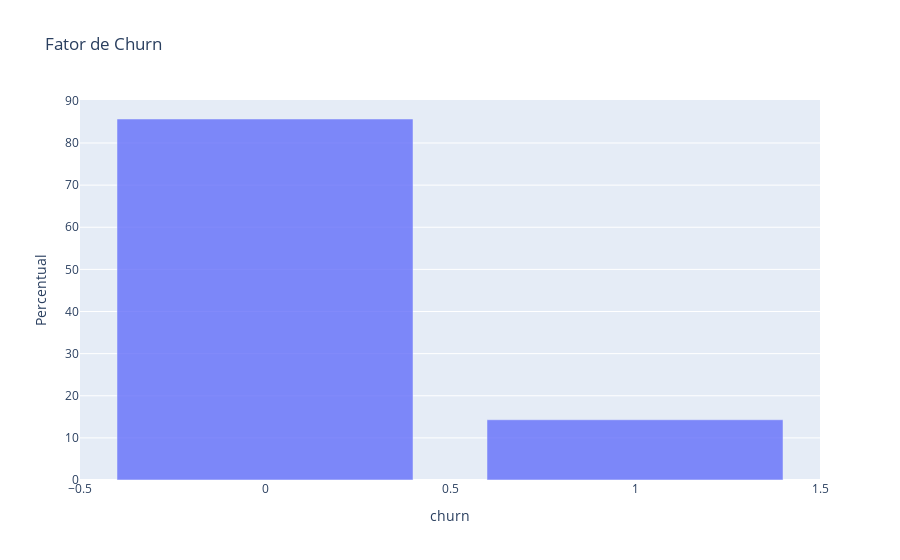

The code cell stored with this chart in its notebook:
### Code cell
# Distribuicao da variavel target em percentual

fig = px.bar(df_employees['churn'].value_counts() / len(df_employees) * 100,
             title='Fator de Churn',
             labels={'index': 'Churn', 'value': 'Percentual'},
             opacity=0.8
             )

fig.update_layout(showlegend=False)
fig.show()

### Figure 1 — Plotly figure (JSON) as saved in the notebook; plotly's stock layout.template omitted (floating-point values rounded to 4 significant figures)
{"data": [{"hovertemplate": "variable=count<br>churn=%{x}<br>Percentual=%{y}<extra></extra>", "legendgroup": "count", "marker": {"color": "#636efa", "opacity": 0.8, "pattern": {"shape": ""}}, "name": "count", "orientation": "v", "showlegend": true, "textposition": "auto", "type": "bar", "x": [0, 1], "xaxis": "x", "y": [85.7, 14.3], "yaxis": "y"}], "layout": {"barmode": "relative", "legend": {"title": {"text": "variable"}, "tracegroupgap": 0}, "showlegend": false, "title": {"text": "Fator de Churn"}, "xaxis": {"anchor": "y", "domain": [0, 1], "title": {"text": "churn"}}, "yaxis": {"anchor": "x", "domain": [0, 1], "title": {"text": "Percentual"}}}}
